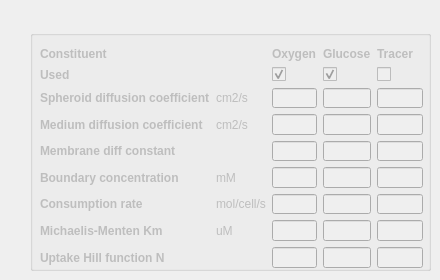
          <widget class="QWidget" name="tab_chemo">
           <property name="enabled">
            <bool>true</bool>
           </property>
           <attribute name="title">
            <string>Constituents</string>
           </attribute>
           <widget class="QGroupBox" name="groupBox_const1">
            <property name="enabled">
             <bool>false</bool>
            </property>
            <property name="geometry">
             <rect>
              <x>30</x>
              <y>30</y>
              <width>401</width>
              <height>241</height>
             </rect>
            </property>
            <property name="title">
             <string/>
            </property>
            <widget class="QWidget" name="gridLayoutWidget">
             <property name="geometry">
              <rect>
               <x>10</x>
               <y>17</y>
               <width>383</width>
               <height>221</height>
              </rect>
             </property>
             <layout class="QGridLayout" name="gridLayout_3">
              <item row="0" column="0">
               <widget class="QLabel" name="alabel_const">
                <property name="font">
                 <font>
                  <weight>75</weight>
                  <bold>true</bold>
                 </font>
                </property>
                <property name="text">
                 <string>Constituent</string>
                </property>
               </widget>
              </item>
              <item row="1" column="0">
               <widget class="QLabel" name="alabel_constused">
                <property name="font">
                 <font>
                  <weight>75</weight>
                  <bold>true</bold>
                 </font>
                </property>
                <property name="text">
                 <string>Used</string>
                </property>
               </widget>
              </item>
              <item row="2" column="0">
               <widget class="QMyLabel" name="label_OXYGEN_DIFF_COEF">
                <property name="font">
                 <font>
                  <weight>75</weight>
                  <bold>true</bold>
                 </font>
                </property>
                <property name="text">
                 <string>Spheroid diffusion coefficient</string>
                </property>
               </widget>
              </item>
              <item row="5" column="0">
               <widget class="QMyLabel" name="label_OXYGEN_BDRY_CONC">
                <property name="font">
                 <font>
                  <weight>75</weight>
                  <bold>true</bold>
                 </font>
                </property>
                <property name="text">
                 <string>Boundary concentration</string>
                </property>
               </widget>
              </item>
              <item row="0" column="3">
               <widget class="QLabel" name="alabel_OXYGEN">
                <property name="sizePolicy">
                 <sizepolicy hsizetype="Expanding" vsizetype="Fixed">
                  <horstretch>0</horstretch>
                  <verstretch>0</verstretch>
                 </sizepolicy>
                </property>
                <property name="minimumSize">
                 <size>
                  <width>0</width>
                  <height>0</height>
                 </size>
                </property>
                <property name="maximumSize">
                 <size>
                  <width>50</width>
                  <height>16777215</height>
                 </size>
                </property>
                <property name="font">
                 <font>
                  <weight>75</weight>
                  <bold>true</bold>
                 </font>
                </property>
                <property name="text">
                 <string>Oxygen</string>
                </property>
               </widget>
              </item>
              <item row="0" column="4">
               <widget class="QLabel" name="alabel_GLUCOSE">
                <property name="sizePolicy">
                 <sizepolicy hsizetype="Expanding" vsizetype="Fixed">
                  <horstretch>0</horstretch>
                  <verstretch>0</verstretch>
                 </sizepolicy>
                </property>
                <property name="maximumSize">
                 <size>
                  <width>50</width>
                  <height>16777215</height>
                 </size>
                </property>
                <property name="font">
                 <font>
                  <weight>75</weight>
                  <bold>true</bold>
                 </font>
                </property>
                <property name="text">
                 <string>Glucose</string>
                </property>
               </widget>
              </item>
              <item row="5" column="4">
               <widget class="QLineEdit" name="line_GLUCOSE_BDRY_CONC">
                <property name="maximumSize">
                 <size>
                  <width>50</width>
                  <height>16777215</height>
                 </size>
                </property>
                <property name="alignment">
                 <set>Qt::AlignRight|Qt::AlignTrailing|Qt::AlignVCenter</set>
                </property>
               </widget>
              </item>
              <item row="2" column="4">
               <widget class="QLineEdit" name="line_GLUCOSE_DIFF_COEF">
                <property name="maximumSize">
                 <size>
                  <width>50</width>
                  <height>16777215</height>
                 </size>
                </property>
                <property name="alignment">
                 <set>Qt::AlignRight|Qt::AlignTrailing|Qt::AlignVCenter</set>
                </property>
               </widget>
              </item>
              <item row="2" column="3">
               <widget class="QLineEdit" name="line_OXYGEN_DIFF_COEF">
                <property name="maximumSize">
                 <size>
                  <width>50</width>
                  <height>16777215</height>
                 </size>
                </property>
                <property name="alignment">
                 <set>Qt::AlignRight|Qt::AlignTrailing|Qt::AlignVCenter</set>
                </property>
               </widget>
              </item>
              <item row="5" column="3">
               <widget class="QLineEdit" name="line_OXYGEN_BDRY_CONC">
                <property name="maximumSize">
                 <size>
                  <width>50</width>
                  <height>16777215</height>
                 </size>
                </property>
                <property name="alignment">
                 <set>Qt::AlignRight|Qt::AlignTrailing|Qt::AlignVCenter</set>
                </property>
               </widget>
              </item>
              <item row="1" column="3">
               <widget class="QMyCheckBox" name="cbox_USE_OXYGEN">
                <property name="maximumSize">
                 <size>
                  <width>60</width>
                  <height>16777215</height>
                 </size>
                </property>
                <property name="text">
                 <string/>
                </property>
                <property name="checked">
                 <bool>true</bool>
                </property>
               </widget>
              </item>
              <item row="1" column="4">
               <widget class="QMyCheckBox" name="cbox_USE_GLUCOSE">
                <property name="maximumSize">
                 <size>
                  <width>60</width>
                  <height>16777215</height>
                 </size>
                </property>
                <property name="text">
                 <string/>
                </property>
                <property name="checked">
                 <bool>true</bool>
                </property>
               </widget>
              </item>
              <item row="2" column="1">
               <widget class="QLabel" name="units_diffcoef">
                <property name="text">
                 <string>cm2/s</string>
                </property>
               </widget>
              </item>
              <item row="5" column="1">
               <widget class="QLabel" name="units_bdryconc">
                <property name="text">
                 <string>mM</string>
                </property>
               </widget>
              </item>
              <item row="6" column="0">
               <widget class="QMyLabel" name="label_OXYGEN_CONSUMPTION">
                <property name="font">
                 <font>
                  <weight>75</weight>
                  <bold>true</bold>
                 </font>
                </property>
                <property name="text">
                 <string>Consumption rate</string>
                </property>
               </widget>
              </item>
              <item row="6" column="1">
               <widget class="QLabel" name="units_consumption">
                <property name="text">
                 <string>mol/cell/s</string>
                </property>
               </widget>
              </item>
              <item row="6" column="3">
               <widget class="QLineEdit" name="line_OXYGEN_CONSUMPTION">
                <property name="maximumSize">
                 <size>
                  <width>50</width>
                  <height>16777215</height>
                 </size>
                </property>
                <property name="alignment">
                 <set>Qt::AlignRight|Qt::AlignTrailing|Qt::AlignVCenter</set>
                </property>
               </widget>
              </item>
              <item row="6" column="4">
               <widget class="QLineEdit" name="line_GLUCOSE_CONSUMPTION">
                <property name="maximumSize">
                 <size>
                  <width>50</width>
                  <height>16777215</height>
                 </size>
                </property>
                <property name="alignment">
                 <set>Qt::AlignRight|Qt::AlignTrailing|Qt::AlignVCenter</set>
                </property>
               </widget>
              </item>
              <item row="7" column="0">
               <widget class="QMyLabel" name="label_OXYGEN_MM_KM">
                <property name="font">
                 <font>
                  <weight>75</weight>
                  <bold>true</bold>
                 </font>
                </property>
                <property name="text">
                 <string>Michaelis-Menten Km</string>
                </property>
               </widget>
              </item>
              <item row="7" column="1">
               <widget class="QLabel" name="units_MM_Km">
                <property name="text">
                 <string>uM</string>
                </property>
               </widget>
              </item>
              <item row="7" column="3">
               <widget class="QLineEdit" name="line_OXYGEN_MM_KM">
                <property name="maximumSize">
                 <size>
                  <width>50</width>
                  <height>16777215</height>
                 </size>
                </property>
                <property name="alignment">
                 <set>Qt::AlignRight|Qt::AlignTrailing|Qt::AlignVCenter</set>
                </property>
               </widget>
              </item>
              <item row="7" column="4">
               <widget class="QLineEdit" name="line_GLUCOSE_MM_KM">
                <property name="maximumSize">
                 <size>
                  <width>50</width>
                  <height>16777215</height>
                 </size>
                </property>
                <property name="alignment">
                 <set>Qt::AlignRight|Qt::AlignTrailing|Qt::AlignVCenter</set>
                </property>
               </widget>
              </item>
              <item row="8" column="0">
               <widget class="QMyLabel" name="label_OXYGEN_HILL_N">
                <property name="font">
                 <font>
                  <weight>75</weight>
                  <bold>true</bold>
                 </font>
                </property>
                <property name="text">
                 <string>Uptake Hill function N</string>
                </property>
               </widget>
              </item>
              <item row="8" column="3">
               <widget class="QLineEdit" name="line_OXYGEN_HILL_N">
                <property name="maximumSize">
                 <size>
                  <width>50</width>
                  <height>16777215</height>
                 </size>
                </property>
                <property name="alignment">
                 <set>Qt::AlignRight|Qt::AlignTrailing|Qt::AlignVCenter</set>
                </property>
               </widget>
              </item>
              <item row="8" column="4">
               <widget class="QLineEdit" name="line_GLUCOSE_HILL_N">
                <property name="maximumSize">
                 <size>
                  <width>50</width>
                  <height>16777215</height>
                 </size>
                </property>
                <property name="alignment">
                 <set>Qt::AlignRight|Qt::AlignTrailing|Qt::AlignVCenter</set>
                </property>
               </widget>
              </item>
              <item row="4" column="0">
               <widget class="QMyLabel" name="label_OXYGEN_CELL_DIFF">
                <property name="font">
                 <font>
                  <weight>75</weight>
                  <bold>true</bold>
                 </font>
                </property>
                <property name="text">
                 <string>Membrane diff constant</string>
                </property>
               </widget>
              </item>
              <item row="4" column="3">
               <widget class="QLineEdit" name="line_OXYGEN_CELL_DIFF">
                <property name="maximumSize">
                 <size>
                  <width>50</width>
                  <height>16777215</height>
                 </size>
                </property>
                <property name="alignment">
                 <set>Qt::AlignRight|Qt::AlignTrailing|Qt::AlignVCenter</set>
                </property>
               </widget>
              </item>
              <item row="4" column="4">
               <widget class="QLineEdit" name="line_GLUCOSE_CELL_DIFF">
                <property name="maximumSize">
                 <size>
                  <width>50</width>
                  <height>16777215</height>
                 </size>
                </property>
                <property name="alignment">
                 <set>Qt::AlignRight|Qt::AlignTrailing|Qt::AlignVCenter</set>
                </property>
               </widget>
              </item>
              <item row="3" column="3">
               <widget class="QLineEdit" name="line_OXYGEN_MEDIUM_DIFF">
                <property name="maximumSize">
                 <size>
                  <width>50</width>
                  <height>16777215</height>
                 </size>
                </property>
                <property name="alignment">
                 <set>Qt::AlignRight|Qt::AlignTrailing|Qt::AlignVCenter</set>
                </property>
               </widget>
              </item>
              <item row="3" column="4">
               <widget class="QLineEdit" name="line_GLUCOSE_MEDIUM_DIFF">
                <property name="maximumSize">
                 <size>
                  <width>50</width>
                  <height>16777215</height>
                 </size>
                </property>
                <property name="alignment">
                 <set>Qt::AlignRight|Qt::AlignTrailing|Qt::AlignVCenter</set>
                </property>
               </widget>
              </item>
              <item row="3" column="0">
               <widget class="QMyLabel" name="label_OXYGEN_MEDIUM_DIFF">
                <property name="font">
                 <font>
                  <weight>75</weight>
                  <bold>true</bold>
                 </font>
                </property>
                <property name="text">
                 <string>Medium diffusion coefficient</string>
                </property>
               </widget>
              </item>
              <item row="3" column="1">
               <widget class="QLabel" name="units_diffcoef_2">
                <property name="text">
                 <string>cm2/s</string>
                </property>
               </widget>
              </item>
              <item row="0" column="5">
               <widget class="QLabel" name="alabel_tracer">
                <property name="maximumSize">
                 <size>
                  <width>50</width>
                  <height>16777215</height>
                 </size>
                </property>
                <property name="font">
                 <font>
                  <weight>75</weight>
                  <bold>true</bold>
                 </font>
                </property>
                <property name="text">
                 <string>Tracer</string>
                </property>
               </widget>
              </item>
              <item row="1" column="5">
               <widget class="QMyCheckBox" name="cbox_USE_TRACER">
                <property name="maximumSize">
                 <size>
                  <width>60</width>
                  <height>16777215</height>
                 </size>
                </property>
                <property name="text">
                 <string/>
                </property>
                <property name="checked">
                 <bool>false</bool>
                </property>
               </widget>
              </item>
              <item row="2" column="5">
               <widget class="QLineEdit" name="line_TRACER_DIFF_COEF">
                <property name="maximumSize">
                 <size>
                  <width>50</width>
                  <height>16777215</height>
                 </size>
                </property>
                <property name="alignment">
                 <set>Qt::AlignRight|Qt::AlignTrailing|Qt::AlignVCenter</set>
                </property>
               </widget>
              </item>
              <item row="3" column="5">
               <widget class="QLineEdit" name="line_TRACER_MEDIUM_DIFF">
                <property name="maximumSize">
                 <size>
                  <width>50</width>
                  <height>16777215</height>
                 </size>
                </property>
                <property name="alignment">
                 <set>Qt::AlignRight|Qt::AlignTrailing|Qt::AlignVCenter</set>
                </property>
               </widget>
              </item>
              <item row="4" column="5">
               <widget class="QLineEdit" name="line_TRACER_CELL_DIFF">
                <property name="maximumSize">
                 <size>
                  <width>50</width>
                  <height>16777215</height>
                 </size>
                </property>
                <property name="alignment">
                 <set>Qt::AlignRight|Qt::AlignTrailing|Qt::AlignVCenter</set>
                </property>
               </widget>
              </item>
              <item row="5" column="5">
               <widget class="QLineEdit" name="line_TRACER_BDRY_CONC">
                <property name="maximumSize">
                 <size>
                  <width>50</width>
                  <height>16777215</height>
                 </size>
                </property>
                <property name="alignment">
                 <set>Qt::AlignRight|Qt::AlignTrailing|Qt::AlignVCenter</set>
                </property>
               </widget>
              </item>
              <item row="6" column="5">
               <widget class="QLineEdit" name="line_TRACER_CONSUMPTION">
                <property name="maximumSize">
                 <size>
                  <width>50</width>
                  <height>16777215</height>
                 </size>
                </property>
                <property name="alignment">
                 <set>Qt::AlignRight|Qt::AlignTrailing|Qt::AlignVCenter</set>
                </property>
               </widget>
              </item>
              <item row="7" column="5">
               <widget class="QLineEdit" name="line_TRACER_MM_KM">
                <property name="maximumSize">
                 <size>
                  <width>50</width>
                  <height>16777215</height>
                 </size>
                </property>
                <property name="alignment">
                 <set>Qt::AlignRight|Qt::AlignTrailing|Qt::AlignVCenter</set>
                </property>
               </widget>
              </item>
              <item row="8" column="5">
               <widget class="QLineEdit" name="line_TRACER_HILL_N">
                <property name="maximumSize">
                 <size>
                  <width>50</width>
                  <height>16777215</height>
                 </size>
                </property>
                <property name="alignment">
                 <set>Qt::AlignRight|Qt::AlignTrailing|Qt::AlignVCenter</set>
                </property>
               </widget>
              </item>
             </layout>
            </widget>
           </widget>
          </widget>
